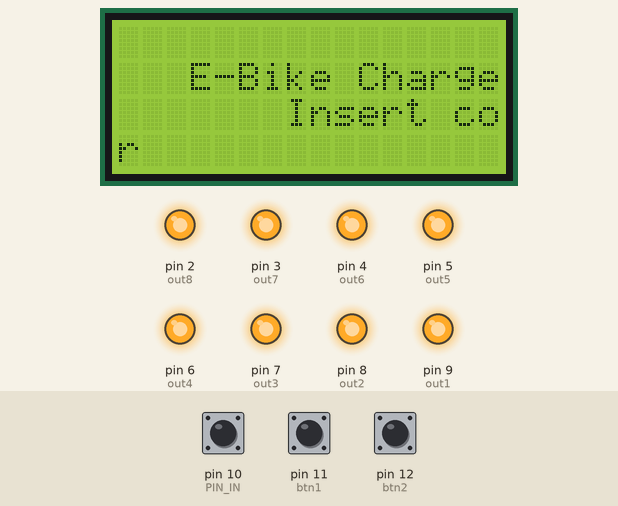
Simulated run of this sketch. Board: Arduino Uno, built with avr-gcc and run on an emulated ATmega328P. Shown: 16×4 character LCD, output pins drawn as LEDs (lit = HIGH). The inputs (shaded band) are chosen by the test bench; at power-on: pin 10 (PIN_IN) HIGH, pin 11 (btn1) HIGH, pin 12 (btn2) HIGH. What the sketch prints to the serial monitor is not drawn.

Above: at 4.3 s.
4.4 s: pin 10 (PIN_IN) pulled LOW for 0.15 s
At 5.2 s:
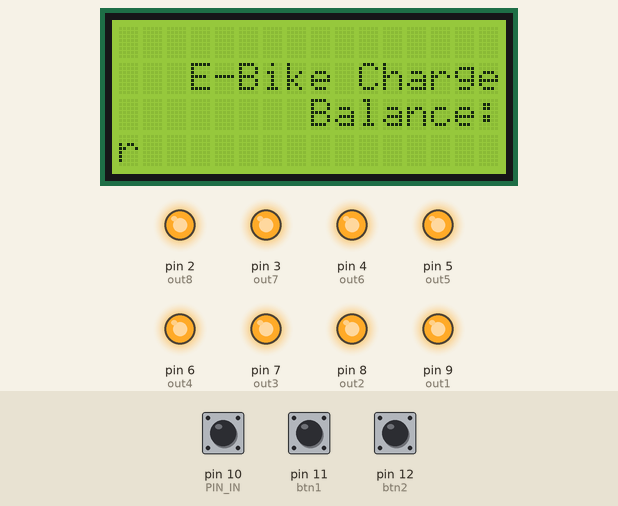
6.0 s: pin 11 (btn1) pulled LOW for 0.15 s
At 6.9 s:
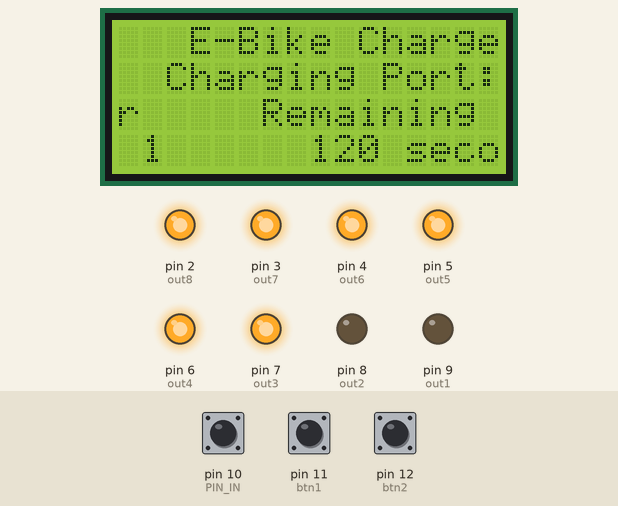
Timing chart, 0 to 9.0 s (numbered marks = the images above; inputs shaded):
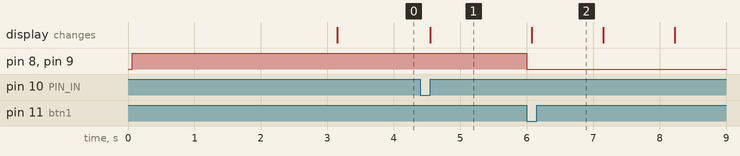

Measured:
- after the input at 4.4 s, the display: changes after 0.15 s (image 1)
- after the input at 6.0 s, pin 8 (out2), pin 9 (out1): HIGH → LOW at once; the display: changes after 0.08 s (image 2)

The sketch:

project_-_charger.ino
```cpp
#include <LiquidCrystal_I2C.h>
LiquidCrystal_I2C lcd(0x27, 16, 4);
int ctr = 0;

// coinslot
int PIN_IN   = 10;
int switchState = 0;
int pulseCount = 0;
int prevState = 1;
int MaxElapsedTime = 500;
unsigned long StartTime = millis();
int ctrs = 0;
int convertCount = 60;

// button
int btn1 = 11; // charger 1
int btn2 = 12; // charger 2
int btnStop = 13; // stop

// charge
bool isCharging = false;
int chargingPort = 0;
int remainingTime = 0;

// Relay
int out1 = 9;
int out2 = 8;
int out3 = 7;
int out4 = 6;
int out5 = 5;
int out6 = 4;
int out7 = 3;
int out8 = 2;


// ============================
// Start
// ============================
void setup() {

  Serial.begin(9600);
  // init lcd
  lcd.begin(16, 4); //initialize the lcd
  lcd.backlight(); //open the backlight

  // coinslot
  pinMode(PIN_IN, INPUT_PULLUP);

  // relay
  pinMode(out1, OUTPUT);
  pinMode(out2, OUTPUT);
  pinMode(out3, OUTPUT);
  pinMode(out4, OUTPUT);
  pinMode(out5, OUTPUT);
  pinMode(out6, OUTPUT);
  pinMode(out7, OUTPUT);
  pinMode(out8, OUTPUT);

  digitalWrite(out1, HIGH);
  digitalWrite(out2, HIGH);
  digitalWrite(out3, HIGH);
  digitalWrite(out4, HIGH);
  digitalWrite(out5, HIGH);
  digitalWrite(out6, HIGH);
  digitalWrite(out7, HIGH);
  digitalWrite(out8, HIGH);

  // button
  pinMode(btn1, INPUT_PULLUP);
  pinMode(btn2, INPUT_PULLUP);

  // display
  lcd.clear();
  lcd.setCursor(0, 1);
  lcd.print("   E-Bike Charger   ");
  lcd.setCursor(0, 2);
  lcd.print("     Starting...    ");
  delay(3000);
  lcd.clear();
}


// ============================
// Loop
// ============================
void loop() {
  // display
  if (ctrs <= 0)
  {
    lcd.setCursor(0, 1);
    lcd.print("   E-Bike Charger   ");
    lcd.setCursor(0, 2);
    lcd.print("   Insert coin...   ");
  }

  // input
  switchState = digitalRead(PIN_IN);
  int btnState1 = digitalRead(btn1);
  int btnState2 = digitalRead(btn2);

  // coinslot
  if (!switchState && !isCharging)
  {
    ctrs += 1;
    delay(100);
    Serial.println(ctrs);

    lcd.clear();
    lcd.setCursor(0, 1);
    lcd.print("   E-Bike Charger   ");
    lcd.setCursor(0, 2);
    lcd.print("    Balance: " + String(ctrs));
  }

  // check
  if (ctrs > 0)
  {
    // display
    if (!isCharging)
    {

    }
    else
    {
      if (chargingPort == 1)
      {
        lcd.clear();
        lcd.setCursor(0, 0);
        lcd.print("   E-Bike Charger   ");
        lcd.setCursor(0, 1);
        lcd.print("  Charging Port: 1  ");
        lcd.setCursor(0, 2);
        lcd.print("  Remaining Time    ");
        lcd.setCursor(0, 3);
        lcd.print("    " + String(remainingTime) + " seconds");
        delay(1000);
        remainingTime -= 1;
      }

      if (chargingPort == 2)
      {
        lcd.clear();
        lcd.setCursor(0, 0);
        lcd.print("   E-Bike Charger   ");
        lcd.setCursor(0, 1);
        lcd.print("  Charging Port: 2  ");
        lcd.setCursor(0, 2);
        lcd.print("   Remaining Time   ");
        lcd.setCursor(0, 3);
        lcd.print("    " + String(remainingTime) + " seconds");
        delay(1000);
        remainingTime -= 1;
      }
    }

    // button
    if (!btnState1 && !isCharging)
    {
      remainingTime = convertCount * ctrs;
      chargingPort = 1;
      isCharging = true;
      digitalWrite(out1, LOW);
      digitalWrite(out2, LOW);
    }

    // button
    if (!btnState2 && !isCharging)
    {
      remainingTime = convertCount * ctrs;
      chargingPort = 2;
      isCharging = true;
      digitalWrite(out3, LOW);
      digitalWrite(out4, LOW);
    }

    // remaining
    if (remainingTime <= 0 && isCharging)
    {
      ctrs = 0;
      isCharging = false;
      digitalWrite(out1, HIGH);
      digitalWrite(out2, HIGH);
      digitalWrite(out3, HIGH);
      digitalWrite(out4, HIGH);
      digitalWrite(out5, HIGH);
      digitalWrite(out6, HIGH);
      digitalWrite(out7, HIGH);
      digitalWrite(out8, HIGH);

      // display
      lcd.clear();
    }
  }
}
```
